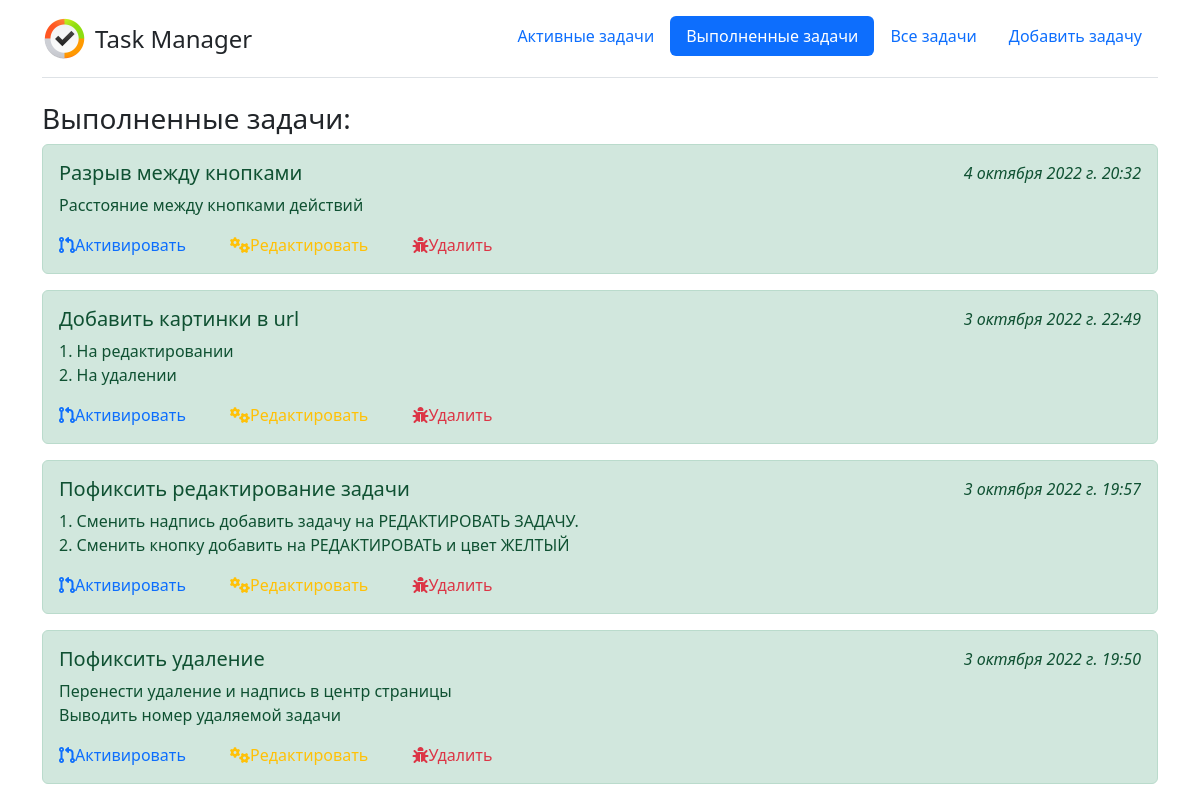
The page /didTask/ on the database as committed earlier.
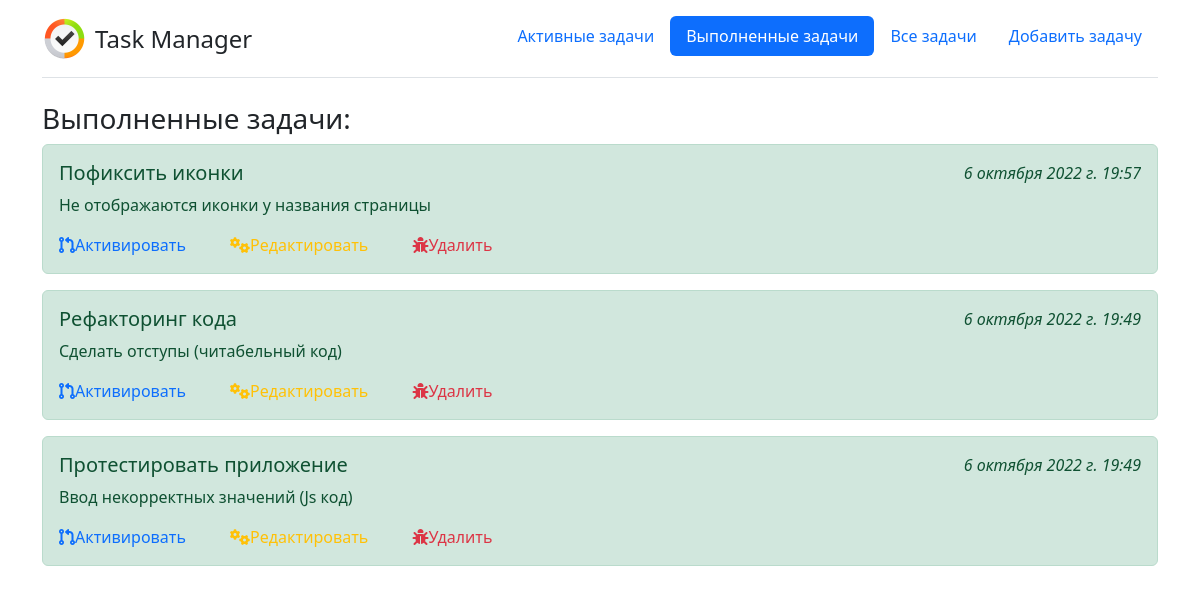
The same page on the database as committed later.
### Main/models.py (models this page shows, shortened)
class Task(models.Model):
    title = models.CharField(max_length=255, verbose_name='Название')
    task = models.TextField(verbose_name='Задача')
    time_create = models.DateTimeField(auto_now_add=True, verbose_name='Время создания')
    time_update = models.DateTimeField(auto_now=True, verbose_name='Время обновления')
    done = models.BooleanField(default=False, verbose_name='Статус')
    class Meta:
        verbose_name = 'Задача'
        verbose_name_plural = 'Задачи'

### Main/views.py (the view)
# urls.py: path('didTask/', DidTask.as_view(), name='didTask'),
class DidTask(ListView):
    model = Task
    template_name = 'Main/index.html'
    extra_context = {'title': 'Выполненные задачи'}
    context_object_name = 'tasks'
    def get_queryset(self):
        return Task.objects.filter(done=True).order_by('-time_update')

### Main/templates/Main/index.html
{% extends 'Main/base.html' %}
{% block body %}
  {% if title == 'Активные задачи' %}
    <h3>Активные задачи:</h3>
  {% elif title == 'Выполненные задачи' %}
    <h3>Выполненные задачи:</h3>
  {% elif title == 'Все задачи' %}
    <h3>Все задачи:</h3>
  {% endif %}
 {% if tasks %}
    {% for el in tasks %}
      {% if el.done %}
        <div class="alert alert-success mt-2">
      {% else %}
        <div class="alert alert-warning mt-2">
      {% endif %}
      <div class="hidd">
        <h5 class="position_left">{{ el.title |linebreaksbr }}</h5>
        <i class="position_right">{{ el.time_update }}</i>
      </div>
      <p>{{ el.task |linebreaksbr }}</p>
      {% if el.done == False %}
        <a href="{% url 'readyTask' el.pk %}" class="text-success" id="marg"><i class="fa-solid fa-folder-open"></i>Выполнено</a>
      {% else %}
        <a href="{% url 'activateTask' el.pk %}" class="text-primary" id="marg2"><i class="fa-solid fa-code-pull-request"></i>Активировать</a>
      {% endif %}
        <a href="{% url 'updateTask' el.pk %}" class="text-warning" id="marg3"><i class="fa-solid fa-gears"></i>Редактировать</a>
        <a href="{% url 'deleteTask' el.pk %}" class="text-danger"><i class="fa-solid fa-bug"></i>Удалить</a>
    </div>
    {% endfor %}
 {% else %}
   <h4 class="text-danger">Отсутствуют</h4>
   {% if page != 'Выполненные задачи' %}
     <a href="{% url 'addTask' %}">Добавить задачу</a>
   {% endif %}
 {% endif %}
{% endblock %}

Rows that differ between the two databases and show on the page:
removed Task: title "Разрыв между кнопками", time_update "4 октября 2022 г. 20:32", task "Расстояние между кнопками действий", done True (drawn)
removed Task: title "Добавить картинки в url", time_update "3 октября 2022 г. 22:49", task "1. На редактировании 2. На удалении", done True (drawn)
removed Task: title "Пофиксить редактирование задачи", time_update "3 октября 2022 г. 19:57", task "1. Сменить надпись добавить задачу на РЕДАКТИРОВАТЬ ЗАДАЧУ. 2. Сменить кнопку добавить на РЕДАКТИРОВАТЬ и цвет ЖЕЛТЫЙ", done True (drawn)
removed Task: title "Пофиксить удаление", time_update "3 октября 2022 г. 19:50", task "Перенести удаление и надпись в центр страницы Выводить номер удаляемой задачи", done True (drawn)
added Task: title "Пофиксить иконки", time_update "6 октября 2022 г. 19:57", task "Не отображаются иконки у названия страницы", done True (drawn)
added Task: title "Рефакторинг кода", time_update "6 октября 2022 г. 19:49", task "Сделать отступы (читабельный код)", done True (drawn)
added Task: title "Протестировать приложение", time_update "6 октября 2022 г. 19:49", task "Ввод некорректных значений (Js код)", done True (drawn)
